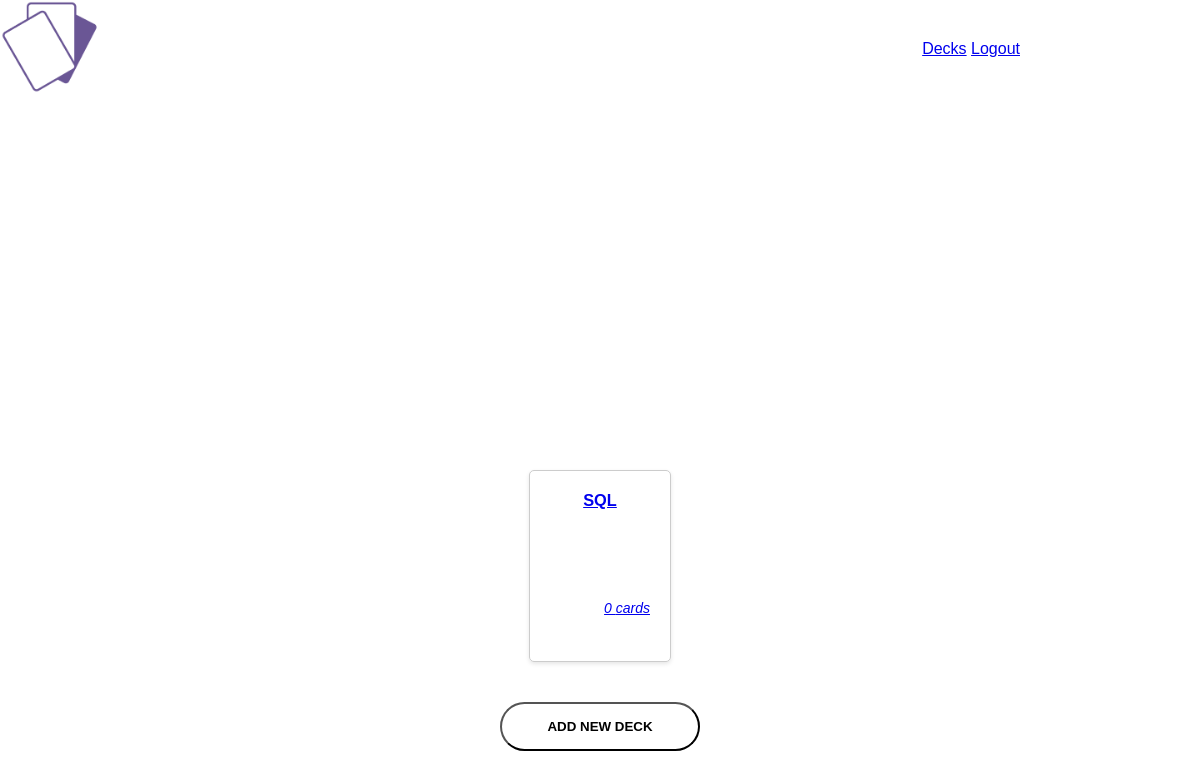
Page /deck (signed in) on the earlier database version.
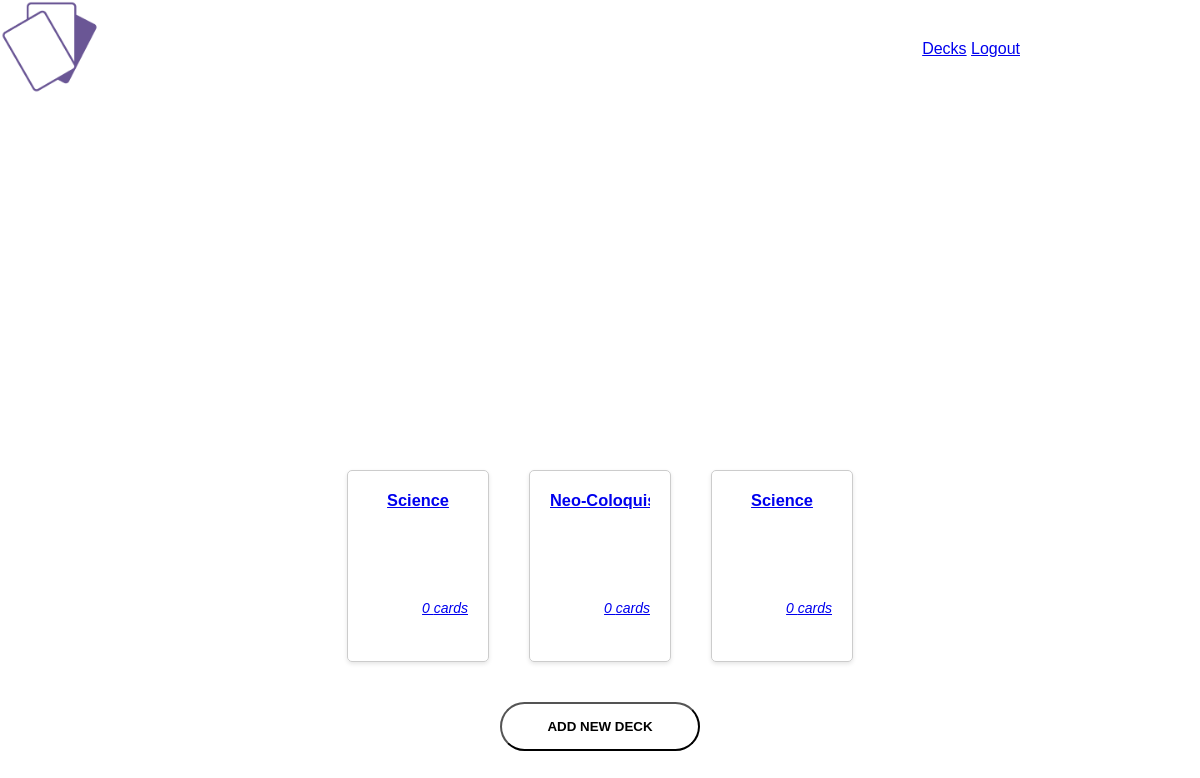
Same page on the later database version.
### webapp/models.py (models this page shows)
class Deck(db.Model):
    __tablename__ = 'deck'
    id = db.Column(db.Integer, primary_key=True)
    title = db.Column(db.String(100))
    date = db.Column(db.DateTime(timezone=True), default=func.now())
    user_id = db.Column(db.Integer, db.ForeignKey('user.id'))
    card_count = db.Column(db.Integer, default=0)
    card = db.relationship('Card')

### webapp/routes.py (the view)
@routes.route('/deck')
@login_required
def deck():
    user_decks = Deck.query.filter_by(user_id=current_user.id).all()
    return render_template('deck.html', deck=user_decks, user=current_user)

### webapp/__init__.py (called while the page is built)
def create_app():
    app = Flask(__name__, template_folder='../templates',
                static_folder='../static')
    app.config['SECRET_KEY'] = 'secretkey?'
    app.config['SQLALCHEMY_DATABASE_URI'] = f'sqlite:///{DB_NAME}'
    db.init_app(app)
    from .routes import routes
    from .auth import auth
    app.register_blueprint(routes, url_prefix='/')
    app.register_blueprint(auth, url_prefix='/')
    from .models import User, Deck, Card
    create_database(app)
    login_manager = LoginManager()
    login_manager.login_view = 'auth.login'
    login_manager.init_app(app)
    @login_manager.user_loader
    def load_user(id):
        return User.query.get(int(id))
    return app

### templates/deck.html (shortened to what this page needs)
{% extends "base.html" %}
{% block head %}
  <link rel="stylesheet" href="../static/css/styles2.css">
{% endblock %}
{% block body %}
      <div class="content">
        <div class="card-container">
        {% for deck in deck %}
         <a href="/decks/{{ deck.id }}/flashcards">
          <div class="card">
              <div class="card-header">
                <h3>{{ deck.title }}</h3>
              </div>
              <div class="card-body"></div>
              <div class="card-footer">
                <p>{{ deck.card_count }} cards</p>
              </div>
          </div>
        </a>
        {% endfor %}
        </div>
        <form action="/decks/create" method="GET">
    <button class="button button1" type="submit">ADD NEW DECK</button>
  </form>
      </div>
{% endblock %}

### templates/base.html (shortened to what this page needs)
<!DOCTYPE html>
<html lang="en">
  <head>
    <link rel="stylesheet" href="{{ url_for('static', filename='css/styles.css') }}" />
    {% block head %}{% endblock %}
  </head>
  <body>
    <div class="banner"></div>
    <div class="navbar">
      <a href="/">
        <img src="{{ url_for('static', filename='images/logo.png') }}" alt="Logo">
      </a>
      <div class="nav-links">
        <a href="/deck">Decks</a>
        <a href="/logout">Logout</a>
      </div>
    </div>
    {% block body %}{% endblock %}
  </body>
</html>

### static/css/styles.css (style rules this page uses)
* { margin: 0; padding: 0; font-family: Arial, Helvetica, sans-serif; }
.banner { position: relative; width: 100%; height: 150vh; background-size: cover; background-position: center; }
.navbar { width: 85%; margin: auto; padding: 0; display: flex; align-items: center; justify-content: space-between; position: absolute; top: 0; left: 0; z-index: 1; }
.navbar img { width: 100px; height: auto; }
.content { width: 100%; position: absolute; top: 30%; text-align: center; display: flex; justify-content: center; align-items: center; margin-top: -150px; color: hsl (0,0%,66%); height: 100vh; flex-direction: column; }
.content p { margin: 20px auto; font-weight: 100; line-height: 25px; }
button { padding: 15px 0; text-align: center; margin: 20px auto; border-radius: 25px; font-weight: bold; background: transparent; color: hsl (0,0%,66%); cursor: pointer; position: relative; overflow: hidden; z-index: 0; }
.button1 { width: 200px; }

### static/css/styles2.css (style rules this page uses)
.card { border: 1px solid #ccc; border-radius: 5px; box-shadow: 0 2px 4px rgba(0, 0, 0, 0.1); padding: 20px; margin: 20px; width: 100px; height: 150px; display: flex; flex-direction: column; text-align: center; justify-content: space-between; }
.card-container { display: flex; flex-wrap: wrap; justify-content: space-between; }
.card-header { font-size: 14px; font-weight: bold; margin-bottom: auto; text-align: center; overflow: hidden; text-overflow: ellipsis; white-space: nowrap; }
.card-body { font-size: 16px; text-align: center; flex-grow: 1; }
.card-footer { font-size: 14px; font-style: italic; text-align: right; bottom: 0; }

Differences in the rows shown:
changed Deck (number 1 of 3 on the later page): title "SQL" → "Science"
added Deck: title "Neo-Coloqui…", card_count "0"
added Deck: title "Science", card_count "0"
